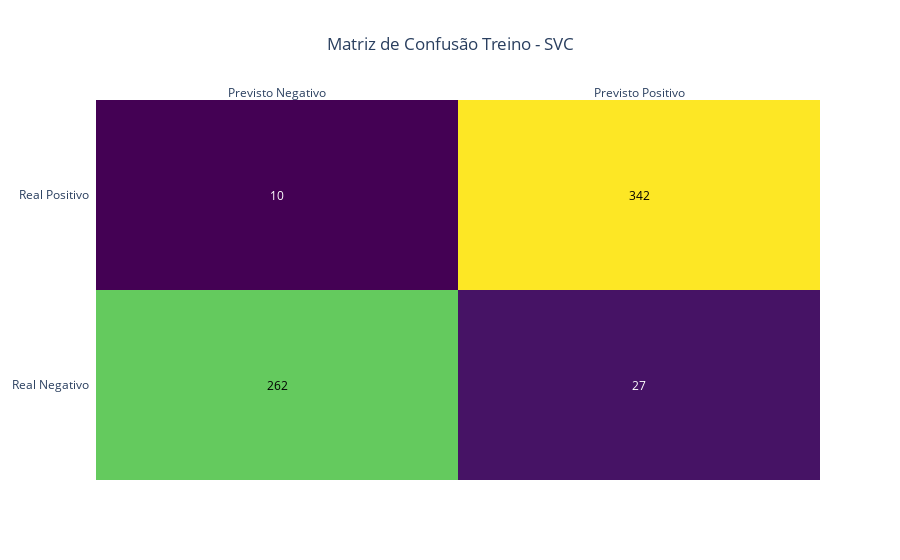

Notebook cell for this chart:
### Code cell
# GRAFICO DA MATRIZ DE CONFUSÃO

z = confusion_mtx_svc_treino

x= ['Previsto Negativo', 'Previsto Positivo']
y= ['Real Negativo', 'Real Positivo']

fig = ff.create_annotated_heatmap(z, x=x, y=y, colorscale='Viridis')
fig = ff.create_annotated_heatmap(z, x=x, y=y, colorscale='Viridis')
fig.update_layout(title_text='Matriz de Confusão Treino - SVC', title_x=0.5)

fig.show()

### Figure 1 — Plotly figure (JSON) as saved in the notebook; plotly's stock layout.template omitted (floating-point values rounded to 4 significant figures)
{"data": [{"colorscale": [[0, "#440154"], [0.1111, "#482878"], [0.2222, "#3e4989"], [0.3333, "#31688e"], [0.4444, "#26828e"], [0.5556, "#1f9e89"], [0.6667, "#35b779"], [0.7778, "#6ece58"], [0.8889, "#b5de2b"], [1, "#fde725"]], "reversescale": false, "showscale": false, "type": "heatmap", "x": ["Previsto Negativo", "Previsto Positivo"], "y": ["Real Negativo", "Real Positivo"], "z": [[262, 27], [10, 342]]}], "layout": {"annotations": [{"font": {"color": "#000000"}, "showarrow": false, "text": "262", "x": "Previsto Negativo", "xref": "x", "y": "Real Negativo", "yref": "y"}, {"font": {"color": "#FFFFFF"}, "showarrow": false, "text": "27", "x": "Previsto Positivo", "xref": "x", "y": "Real Negativo", "yref": "y"}, {"font": {"color": "#FFFFFF"}, "showarrow": false, "text": "10", "x": "Previsto Negativo", "xref": "x", "y": "Real Positivo", "yref": "y"}, {"font": {"color": "#000000"}, "showarrow": false, "text": "342", "x": "Previsto Positivo", "xref": "x", "y": "Real Positivo", "yref": "y"}], "title": {"text": "Matriz de Confusão Treino - SVC", "x": 0.5}, "xaxis": {"dtick": 1, "gridcolor": "rgb(0, 0, 0)", "side": "top", "ticks": ""}, "yaxis": {"dtick": 1, "ticks": "", "ticksuffix": "  "}}}
